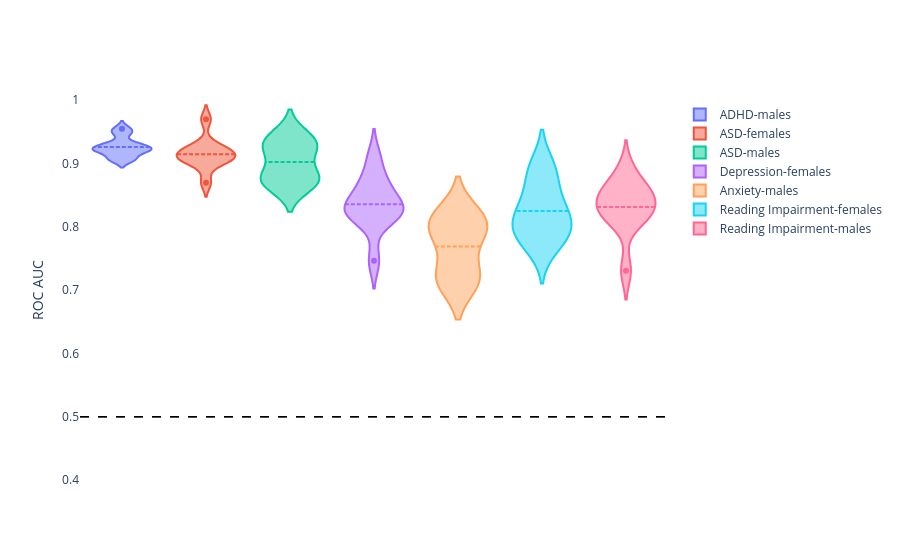

Source (notebook cell):
### Markdown cell above
## Full feature models (Child + Teacher + Parent) - Males/Females

### Code cell
df1 = df_all[df_all['participant_group'].str.contains('-fullmodel-females|-fullmodel-males') & 
      (df_all['target']=='DX_01_Cat_new_binarize')]
df1['participant_group'] = df1['participant_group'].str.replace("-fullmodel","")

visualize.predictive_modeling_group(df=df1, x='participant_group', y='roc_auc_score', title='')

### Figure 1 — Plotly figure (JSON) as saved in the notebook; plotly's stock layout.template omitted (floating-point values rounded to 4 significant figures)
{"data": [{"box": {"visible": false}, "meanline": {"visible": true}, "name": "ADHD-males", "type": "violin", "x": ["ADHD-males", "ADHD-males", "ADHD-males", "ADHD-males", "ADHD-males", "ADHD-males", "ADHD-males", "ADHD-males", "ADHD-males", "ADHD-males"], "y": [0.9307, 0.9546, 0.9231, 0.9182, 0.9292, 0.9213, 0.9472, 0.9215, 0.9073, 0.9058]}, {"box": {"visible": false}, "meanline": {"visible": true}, "name": "ASD-females", "type": "violin", "x": ["ASD-females", "ASD-females", "ASD-females", "ASD-females", "ASD-females", "ASD-females", "ASD-females", "ASD-females", "ASD-females", "ASD-females"], "y": [0.9271, 0.9256, 0.9032, 0.9697, 0.9155, 0.9104, 0.9141, 0.8694, 0.9104, 0.8994]}, {"box": {"visible": false}, "meanline": {"visible": true}, "name": "ASD-males", "type": "violin", "x": ["ASD-males", "ASD-males", "ASD-males", "ASD-males", "ASD-males", "ASD-males", "ASD-males", "ASD-males", "ASD-males", "ASD-males"], "y": [0.9437, 0.9215, 0.8763, 0.8751, 0.9378, 0.8685, 0.8652, 0.9306, 0.9171, 0.8836]}, {"box": {"visible": false}, "meanline": {"visible": true}, "name": "Depression-females", "type": "violin", "x": ["Depression-females", "Depression-females", "Depression-females", "Depression-females", "Depression-females", "Depression-females", "Depression-females", "Depression-females", "Depression-females", "Depression-females"], "y": [0.875, 0.8639, 0.8199, 0.8419, 0.8154, 0.8221, 0.8372, 0.8221, 0.746, 0.9107]}, {"box": {"visible": false}, "meanline": {"visible": true}, "name": "Anxiety-males", "type": "violin", "x": ["Anxiety-males", "Anxiety-males", "Anxiety-males", "Anxiety-males", "Anxiety-males", "Anxiety-males", "Anxiety-males", "Anxiety-males", "Anxiety-males", "Anxiety-males"], "y": [0.7138, 0.7138, 0.7802, 0.7299, 0.819, 0.7915, 0.8004, 0.8181, 0.7157, 0.8044]}, {"box": {"visible": false}, "meanline": {"visible": true}, "name": "Reading Impairment-females", "type": "violin", "x": ["Reading Impairment-females", "Reading Impairment-females", "Reading Impairment-females", "Reading Impairment-females", "Reading Impairment-females", "Reading Impairment-females", "Reading Impairment-females", "Reading Impairment-females", "Reading Impairment-females", "Reading Impairment-females"], "y": [0.7687, 0.8038, 0.857, 0.8064, 0.8199, 0.8949, 0.7867, 0.8893, 0.7857, 0.8359]}, {"box": {"visible": false}, "meanline": {"visible": true}, "name": "Reading Impairment-males", "type": "violin", "x": ["Reading Impairment-males", "Reading Impairment-males", "Reading Impairment-males", "Reading Impairment-males", "Reading Impairment-males", "Reading Impairment-males", "Reading Impairment-males", "Reading Impairment-males", "Reading Impairment-males", "Reading Impairment-males"], "y": [0.8912, 0.8123, 0.8125, 0.7305, 0.8281, 0.8399, 0.8584, 0.8537, 0.8255, 0.8594]}], "layout": {"paper_bgcolor": "rgba(0,0,0,0)", "plot_bgcolor": "rgba(0,0,0,0)", "shapes": [{"line": {"color": "black", "dash": "dash", "width": 1}, "type": "line", "x0": 0, "x1": 1, "xref": "x domain", "y0": 0.5, "y1": 0.5, "yref": "y"}, {"line": {"color": "black", "dash": "dash", "width": 1}, "type": "line", "x0": 0, "x1": 1, "xref": "x domain", "y0": 0.5, "y1": 0.5, "yref": "y"}, {"line": {"color": "black", "dash": "dash", "width": 1}, "type": "line", "x0": 0, "x1": 1, "xref": "x domain", "y0": 0.5, "y1": 0.5, "yref": "y"}, {"line": {"color": "black", "dash": "dash", "width": 1}, "type": "line", "x0": 0, "x1": 1, "xref": "x domain", "y0": 0.5, "y1": 0.5, "yref": "y"}, {"line": {"color": "black", "dash": "dash", "width": 1}, "type": "line", "x0": 0, "x1": 1, "xref": "x domain", "y0": 0.5, "y1": 0.5, "yref": "y"}, {"line": {"color": "black", "dash": "dash", "width": 1}, "type": "line", "x0": 0, "x1": 1, "xref": "x domain", "y0": 0.5, "y1": 0.5, "yref": "y"}, {"line": {"color": "black", "dash": "dash", "width": 1}, "type": "line", "x0": 0, "x1": 1, "xref": "x domain", "y0": 0.5, "y1": 0.5, "yref": "y"}], "title": {"text": ""}, "violingap": 0, "violinmode": "overlay", "xaxis": {"showticklabels": false}, "yaxis": {"range": [0.4, 1], "title": {"text": "ROC AUC"}}}}
